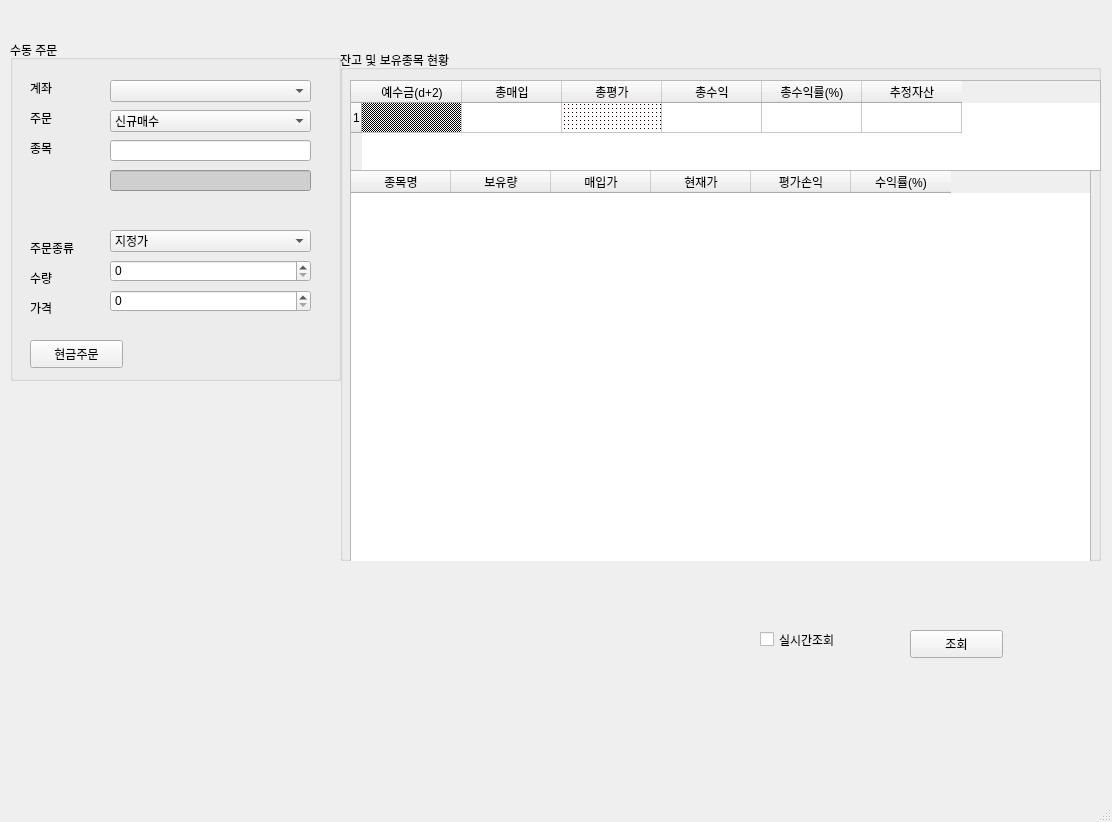
<?xml version="1.0" encoding="UTF-8"?>
<ui version="4.0">
 <class>MainWindow</class>
 <widget class="QMainWindow" name="MainWindow">
  <property name="geometry">
   <rect>
    <x>0</x>
    <y>0</y>
    <width>1112</width>
    <height>822</height>
   </rect>
  </property>
  <property name="windowTitle">
   <string>PyTrader</string>
  </property>
  <widget class="QWidget" name="centralwidget">
   <widget class="QGroupBox" name="groupBox">
    <property name="geometry">
     <rect>
      <x>10</x>
      <y>40</y>
      <width>331</width>
      <height>341</height>
     </rect>
    </property>
    <property name="title">
     <string>수동 주문</string>
    </property>
    <widget class="QLabel" name="label">
     <property name="geometry">
      <rect>
       <x>20</x>
       <y>40</y>
       <width>64</width>
       <height>15</height>
      </rect>
     </property>
     <property name="text">
      <string>계좌</string>
     </property>
    </widget>
    <widget class="QLabel" name="label_2">
     <property name="geometry">
      <rect>
       <x>20</x>
       <y>70</y>
       <width>64</width>
       <height>15</height>
      </rect>
     </property>
     <property name="text">
      <string>주문</string>
     </property>
    </widget>
    <widget class="QLabel" name="label_3">
     <property name="geometry">
      <rect>
       <x>20</x>
       <y>100</y>
       <width>64</width>
       <height>15</height>
      </rect>
     </property>
     <property name="text">
      <string>종목</string>
     </property>
    </widget>
    <widget class="QLabel" name="label_4">
     <property name="geometry">
      <rect>
       <x>20</x>
       <y>200</y>
       <width>64</width>
       <height>15</height>
      </rect>
     </property>
     <property name="text">
      <string>주문종류</string>
     </property>
    </widget>
    <widget class="QLabel" name="label_5">
     <property name="geometry">
      <rect>
       <x>20</x>
       <y>230</y>
       <width>64</width>
       <height>15</height>
      </rect>
     </property>
     <property name="text">
      <string>수량</string>
     </property>
    </widget>
    <widget class="QLabel" name="label_6">
     <property name="geometry">
      <rect>
       <x>20</x>
       <y>260</y>
       <width>64</width>
       <height>15</height>
      </rect>
     </property>
     <property name="text">
      <string>가격</string>
     </property>
    </widget>
    <widget class="QComboBox" name="account">
     <property name="geometry">
      <rect>
       <x>100</x>
       <y>40</y>
       <width>201</width>
       <height>22</height>
      </rect>
     </property>
    </widget>
    <widget class="QComboBox" name="orderType">
     <property name="geometry">
      <rect>
       <x>100</x>
       <y>70</y>
       <width>201</width>
       <height>22</height>
      </rect>
     </property>
     <item>
      <property name="text">
       <string>신규매수</string>
      </property>
     </item>
     <item>
      <property name="text">
       <string>신규매도</string>
      </property>
     </item>
     <item>
      <property name="text">
       <string>메수취소</string>
      </property>
     </item>
     <item>
      <property name="text">
       <string>매도취소</string>
      </property>
     </item>
    </widget>
    <widget class="QLineEdit" name="code">
     <property name="geometry">
      <rect>
       <x>100</x>
       <y>100</y>
       <width>201</width>
       <height>21</height>
      </rect>
     </property>
    </widget>
    <widget class="QComboBox" name="hoga">
     <property name="geometry">
      <rect>
       <x>100</x>
       <y>190</y>
       <width>201</width>
       <height>22</height>
      </rect>
     </property>
     <item>
      <property name="text">
       <string>지정가</string>
      </property>
     </item>
     <item>
      <property name="text">
       <string>시장가</string>
      </property>
     </item>
    </widget>
    <widget class="QSpinBox" name="quantity">
     <property name="geometry">
      <rect>
       <x>100</x>
       <y>220</y>
       <width>201</width>
       <height>22</height>
      </rect>
     </property>
    </widget>
    <widget class="QSpinBox" name="price">
     <property name="geometry">
      <rect>
       <x>100</x>
       <y>250</y>
       <width>201</width>
       <height>22</height>
      </rect>
     </property>
     <property name="maximum">
      <number>1000000</number>
     </property>
    </widget>
    <widget class="QLineEdit" name="codeName">
     <property name="geometry">
      <rect>
       <x>100</x>
       <y>130</y>
       <width>201</width>
       <height>21</height>
      </rect>
     </property>
     <property name="styleSheet">
      <string notr="true">background-color: rgb(207, 207, 207);</string>
     </property>
    </widget>
    <widget class="QPushButton" name="cashOrder">
     <property name="geometry">
      <rect>
       <x>20</x>
       <y>300</y>
       <width>93</width>
       <height>28</height>
      </rect>
     </property>
     <property name="text">
      <string>현금주문</string>
     </property>
    </widget>
   </widget>
   <widget class="QGroupBox" name="groupBox_2">
    <property name="geometry">
     <rect>
      <x>340</x>
      <y>50</y>
      <width>761</width>
      <height>511</height>
     </rect>
    </property>
    <property name="title">
     <string>잔고 및 보유종목 현황</string>
    </property>
    <widget class="QTableWidget" name="tableWidget">
     <property name="geometry">
      <rect>
       <x>10</x>
       <y>30</y>
       <width>751</width>
       <height>91</height>
      </rect>
     </property>
     <property name="rowCount">
      <number>1</number>
     </property>
     <row/>
     <column>
      <property name="text">
       <string>예수금(d+2)</string>
      </property>
     </column>
     <column>
      <property name="text">
       <string>총매입</string>
      </property>
     </column>
     <column>
      <property name="text">
       <string>총평가</string>
      </property>
     </column>
     <column>
      <property name="text">
       <string>총수익</string>
      </property>
     </column>
     <column>
      <property name="text">
       <string>총수익률(%)</string>
      </property>
     </column>
     <column>
      <property name="text">
       <string>추정자산</string>
      </property>
     </column>
     <item row="0" column="0">
      <property name="text">
       <string/>
      </property>
      <property name="background">
       <brush brushstyle="Dense4Pattern">
        <color alpha="255">
         <red>0</red>
         <green>0</green>
         <blue>0</blue>
        </color>
       </brush>
      </property>
     </item>
     <item row="0" column="2">
      <property name="background">
       <brush brushstyle="Dense7Pattern">
        <color alpha="255">
         <red>13</red>
         <green>0</green>
         <blue>0</blue>
        </color>
       </brush>
      </property>
     </item>
    </widget>
    <widget class="QTableWidget" name="tableWidget_2">
     <property name="geometry">
      <rect>
       <x>10</x>
       <y>120</y>
       <width>741</width>
       <height>401</height>
      </rect>
     </property>
     <property name="rowCount">
      <number>0</number>
     </property>
     <column>
      <property name="text">
       <string>종목명</string>
      </property>
     </column>
     <column>
      <property name="text">
       <string>보유량</string>
      </property>
     </column>
     <column>
      <property name="text">
       <string>매입가</string>
      </property>
     </column>
     <column>
      <property name="text">
       <string>현재가</string>
      </property>
     </column>
     <column>
      <property name="text">
       <string>평가손익</string>
      </property>
     </column>
     <column>
      <property name="text">
       <string>수익률(%)</string>
      </property>
     </column>
    </widget>
   </widget>
   <widget class="QCheckBox" name="checkBox">
    <property name="geometry">
     <rect>
      <x>760</x>
      <y>630</y>
      <width>96</width>
      <height>19</height>
     </rect>
    </property>
    <property name="text">
     <string>실시간조회</string>
    </property>
   </widget>
   <widget class="QPushButton" name="inquiry">
    <property name="geometry">
     <rect>
      <x>910</x>
      <y>630</y>
      <width>93</width>
      <height>28</height>
     </rect>
    </property>
    <property name="text">
     <string>조회</string>
    </property>
   </widget>
  </widget>
  <widget class="QMenuBar" name="menubar">
   <property name="geometry">
    <rect>
     <x>0</x>
     <y>0</y>
     <width>1112</width>
     <height>26</height>
    </rect>
   </property>
  </widget>
  <widget class="QStatusBar" name="statusbar"/>
 </widget>
 <resources/>
 <connections/>
</ui>
